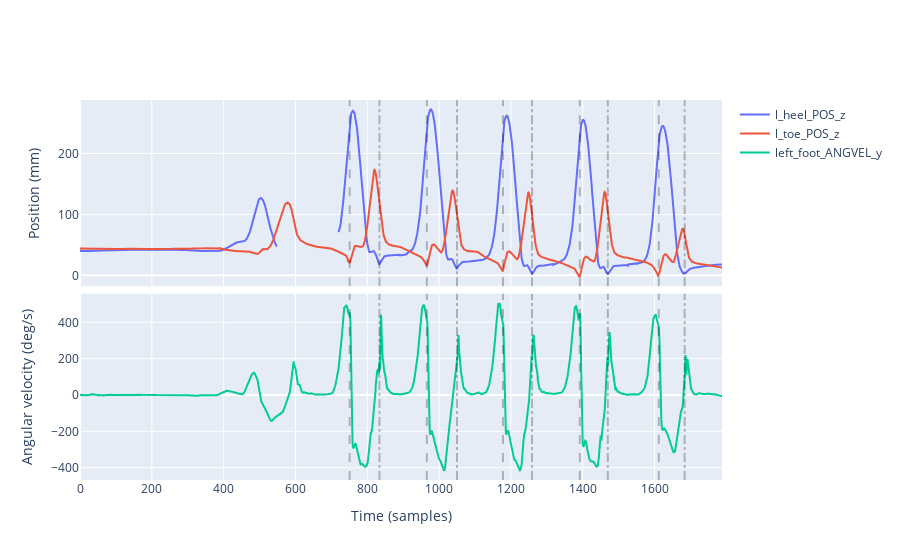

Notebook code for this chart:
### Code cell
fig = make_subplots(rows=2, cols=1, shared_xaxes=True, vertical_spacing=0.02)
fig.add_trace(
    go.Scatter(
        x=np.arange(len(marker_data)),
        y=marker_data["l_heel_POS_z"],
        mode="lines",
        name="l_heel_POS_z"
    ),
    row=1, col=1
)
fig.add_trace(
    go.Scatter(
        x=np.arange(len(marker_data)),
        y=marker_data["l_toe_POS_z"],
        mode="lines",
        name="l_toe_POS_z"
    ),
    row=1, col=1
)
fig.add_trace(
    go.Scatter(
        x=np.arange(len(imu_data)),
        y=imu_data["left_foot_ANGVEL_y"],
        mode="lines",
        name="left_foot_ANGVEL_y"
    ),
    row=2, col=1
)
for idx in indices_ic:
    fig.add_vline(x=idx, line=dict(color="black", dash="dashdot"), opacity=0.25, row=1, col=1)
    fig.add_vline(x=idx, line=dict(color="black", dash="dashdot"), opacity=0.25, row=2, col=1)
for idx in indices_fc:
    fig.add_vline(x=idx, line=dict(color="black", dash="dash"), opacity=0.25, row=1, col=1)
    fig.add_vline(x=idx, line=dict(color="black", dash="dash"), opacity=0.25, row=2, col=1)
fig.update_xaxes(title_text="Time (samples)", row=2, col=1)
fig.update_yaxes(title_text=f"Position ({pos_units})", row=1, col=1)
fig.update_yaxes(title_text=f"Angular velocity (deg/s)", row=2, col=1)
fig.show()

### Figure 1 — Plotly figure (JSON) as saved in the notebook; plotly's stock layout.template omitted (floating-point values rounded to 4 significant figures; data arrays with more than 128 entries replaced by an {"elided": "..."} marker saying what was removed)
{"data": [{"mode": "lines", "name": "l_heel_POS_z", "type": "scatter", "x": {"elided": "1789 int values"}, "xaxis": "x", "y": {"elided": "1789 float values"}, "yaxis": "y"}, {"mode": "lines", "name": "l_toe_POS_z", "type": "scatter", "x": {"elided": "1789 int values"}, "xaxis": "x", "y": {"elided": "1789 float values"}, "yaxis": "y"}, {"mode": "lines", "name": "left_foot_ANGVEL_y", "type": "scatter", "x": {"elided": "1789 int values"}, "xaxis": "x2", "y": {"elided": "1789 float values"}, "yaxis": "y2"}], "layout": {"shapes": [{"line": {"color": "black", "dash": "dashdot"}, "opacity": 0.25, "type": "line", "x0": 834, "x1": 834, "xref": "x", "y0": 0, "y1": 1, "yref": "y domain"}, {"line": {"color": "black", "dash": "dashdot"}, "opacity": 0.25, "type": "line", "x0": 834, "x1": 834, "xref": "x2", "y0": 0, "y1": 1, "yref": "y2 domain"}, {"line": {"color": "black", "dash": "dashdot"}, "opacity": 0.25, "type": "line", "x0": 1050, "x1": 1050, "xref": "x", "y0": 0, "y1": 1, "yref": "y domain"}, {"line": {"color": "black", "dash": "dashdot"}, "opacity": 0.25, "type": "line", "x0": 1050, "x1": 1050, "xref": "x2", "y0": 0, "y1": 1, "yref": "y2 domain"}, {"line": {"color": "black", "dash": "dashdot"}, "opacity": 0.25, "type": "line", "x0": 1259, "x1": 1259, "xref": "x", "y0": 0, "y1": 1, "yref": "y domain"}, {"line": {"color": "black", "dash": "dashdot"}, "opacity": 0.25, "type": "line", "x0": 1259, "x1": 1259, "xref": "x2", "y0": 0, "y1": 1, "yref": "y2 domain"}, {"line": {"color": "black", "dash": "dashdot"}, "opacity": 0.25, "type": "line", "x0": 1470, "x1": 1470, "xref": "x", "y0": 0, "y1": 1, "yref": "y domain"}, {"line": {"color": "black", "dash": "dashdot"}, "opacity": 0.25, "type": "line", "x0": 1470, "x1": 1470, "xref": "x2", "y0": 0, "y1": 1, "yref": "y2 domain"}, {"line": {"color": "black", "dash": "dashdot"}, "opacity": 0.25, "type": "line", "x0": 1684, "x1": 1684, "xref": "x", "y0": 0, "y1": 1, "yref": "y domain"}, {"line": {"color": "black", "dash": "dashdot"}, "opacity": 0.25, "type": "line", "x0": 1684, "x1": 1684, "xref": "x2", "y0": 0, "y1": 1, "yref": "y2 domain"}, {"line": {"color": "black", "dash": "dash"}, "opacity": 0.25, "type": "line", "x0": 751, "x1": 751, "xref": "x", "y0": 0, "y1": 1, "yref": "y domain"}, {"line": {"color": "black", "dash": "dash"}, "opacity": 0.25, "type": "line", "x0": 751, "x1": 751, "xref": "x2", "y0": 0, "y1": 1, "yref": "y2 domain"}, {"line": {"color": "black", "dash": "dash"}, "opacity": 0.25, "type": "line", "x0": 966, "x1": 966, "xref": "x", "y0": 0, "y1": 1, "yref": "y domain"}, {"line": {"color": "black", "dash": "dash"}, "opacity": 0.25, "type": "line", "x0": 966, "x1": 966, "xref": "x2", "y0": 0, "y1": 1, "yref": "y2 domain"}, {"line": {"color": "black", "dash": "dash"}, "opacity": 0.25, "type": "line", "x0": 1178, "x1": 1178, "xref": "x", "y0": 0, "y1": 1, "yref": "y domain"}, {"line": {"color": "black", "dash": "dash"}, "opacity": 0.25, "type": "line", "x0": 1178, "x1": 1178, "xref": "x2", "y0": 0, "y1": 1, "yref": "y2 domain"}, {"line": {"color": "black", "dash": "dash"}, "opacity": 0.25, "type": "line", "x0": 1392, "x1": 1392, "xref": "x", "y0": 0, "y1": 1, "yref": "y domain"}, {"line": {"color": "black", "dash": "dash"}, "opacity": 0.25, "type": "line", "x0": 1392, "x1": 1392, "xref": "x2", "y0": 0, "y1": 1, "yref": "y2 domain"}, {"line": {"color": "black", "dash": "dash"}, "opacity": 0.25, "type": "line", "x0": 1612, "x1": 1612, "xref": "x", "y0": 0, "y1": 1, "yref": "y domain"}, {"line": {"color": "black", "dash": "dash"}, "opacity": 0.25, "type": "line", "x0": 1612, "x1": 1612, "xref": "x2", "y0": 0, "y1": 1, "yref": "y2 domain"}], "xaxis": {"anchor": "y", "domain": [0, 1], "matches": "x2", "showticklabels": false}, "xaxis2": {"anchor": "y2", "domain": [0, 1], "title": {"text": "Time (samples)"}}, "yaxis": {"anchor": "x", "domain": [0.51, 1], "title": {"text": "Position (mm)"}}, "yaxis2": {"anchor": "x2", "domain": [0, 0.49], "title": {"text": "Angular velocity (deg/s)"}}}}
